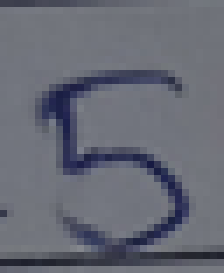
#> input picture 03. Logistic Regression/2.PNG, 32 x 39 px (shown 7 times larger)
$ jupyter execute 02.LogisticRegressionOnDigits.ipynb
#> lines starting #> are read from the running program, lines starting #| are printed output that depends on the picture
## **<center><font style="color:rgb(100,109,254)">Logistic Regression</font> </center>**
## **<center><font style="color:rgb(100,109,254)">(Predicting Numbers)</font> </center>**

## 01. Import Libraries

[cell 1]
from sklearn.datasets import load_digits
from sklearn.model_selection import train_test_split

import numpy as np
import matplotlib.pyplot as plt

from sklearn import metrics

## 02. Load Digit Dataset

[cell 2]
digitDataset = load_digits()
digitDataset

## 03. Determining the total no. of images and labels in Dataset

[cell 3]
print(f"Image Data shape: {digitDataset.data.shape}")
print(f"Label or Target Data shape: {digitDataset.target.shape}")

## 04. Displaying the some of Images and Label

[cell 4]
for i in range(8 ):
    plt.subplot(2,4,i+1)
    img = digitDataset.data[i]

    plt.imshow(np.reshape(img,(8,8)), cmap=plt.cm.gray)
    plt.title(f"Digit {digitDataset.target[i]}", fontsize = 14)
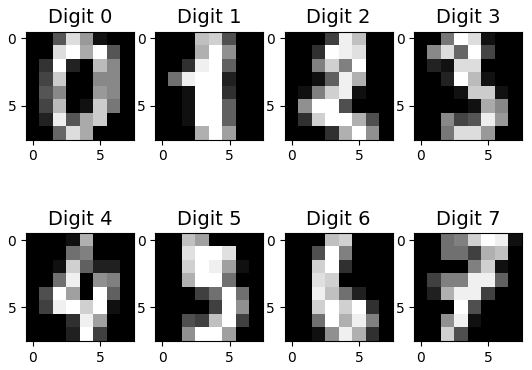
#> figure drawn by matplotlib, 8 panels

## 05. X and Y from Dataset

# X

[cell 5]
x = digitDataset.data
x

[cell 6]
x.shape

# Y

[cell 7]
y = digitDataset.target
y

## 06. Split Dataset into Training and Testing Dataset

[cell 8]
xTrain, xTest, yTrain, yTest = train_test_split(x, y, test_size=0.2, random_state=2)

[cell 9]
xTrain.shape

[cell 10]
yTrain.shape

[cell 11]
xTest.shape

[cell 12]
yTest.shape

## 07. Import Logistic Regression Model

[cell 13]
from sklearn.linear_model import LogisticRegression

model = LogisticRegression()

## 08. Fit the Model

[cell 14]
model.fit(xTrain, yTrain)

## 09. Predict Using model

[cell 15]
model.predict(xTest[0].reshape(1,-1))

[cell 16]
yTest[0]

[cell 17]
import cv2

img = cv2.imread("2.PNG")
#> img is the input picture: shape (39, 32, 3); mean B, G, R 116.9, 105.7, 102.8
grayImage = cv2.cvtColor(img, cv2.COLOR_BGR2GRAY)
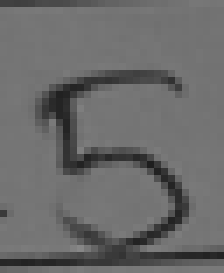
#> grayImage: shape (39, 32) (shown 7 times larger); min 30, max 135, mean 106.1

_, binaryImage = cv2.threshold(grayImage, 90, 255, cv2.THRESH_BINARY_INV)
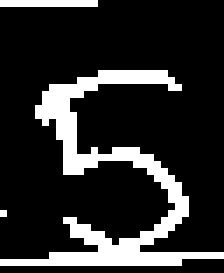
#> binaryImage: shape (39, 32) (shown 7 times larger); 17.5% white in thin lines or dots

plt.figure(figsize=(5,5))
plt.imshow(binaryImage, cmap=plt.cm.gray)
binaryImage.shape
#> Out = (39, 32)

[cell 18]
resizedImage = cv2.resize(binaryImage, (8,8))
flattenImage = resizedImage.flatten().reshape(1,-1)
flattenImage.shape

plt.imshow(np.reshape(flattenImage,(8,8)), cmap=plt.cm.gray)
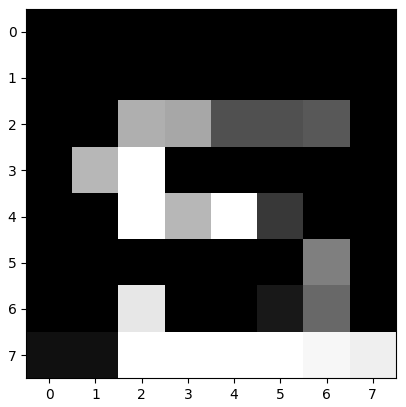
#> figure drawn by matplotlib, 1 panel

[cell 19]
model.predict(flattenImage)
#> Out = [1]

## **<center><font style="color:rgb(10,200,0)">Predict the digit accurately!</font> </center>**

## **<font style="color:rgb(200,100,0)">Predict the entire Testing Dataset!</font>**

[cell 20]
pred = model.predict(xTest)

## 10. Accuracy Check

[cell 21]
accuracy = model.score(xTest, yTest)
accuracy

## **<center><font style="color:rgb(10,200,0)">Accuracy = 94%</font> </center>**

## 11. Confusion Matrix

[cell 22]
import seaborn as sns
from sklearn import metrics

[cell 23]
confusionMetrix = metrics.confusion_matrix(yTest, pred)
confusionMetrix

## 12. Heat Map

[cell 24]
sns.heatmap(confusionMetrix, annot=True, fmt=".1f", linewidths=.5, square=True, cmap='Blues_r')
plt.ylabel("Actual Label")
plt.xlabel("Predicted Label")
plt.title(f"Accuracy: {int(accuracy * 100)} %", size = 15)
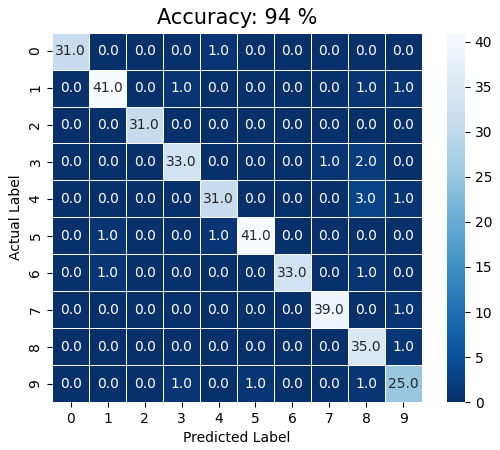
#> figure drawn by matplotlib, 2 panels
